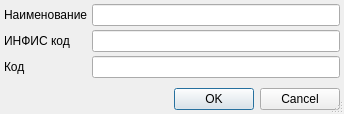
<?xml version="1.0" encoding="UTF-8"?>
<ui version="4.0">
 <class>ItemEditorDialog</class>
 <widget class="QDialog" name="ItemEditorDialog">
  <property name="geometry">
   <rect>
    <x>0</x>
    <y>0</y>
    <width>344</width>
    <height>114</height>
   </rect>
  </property>
  <property name="windowTitle">
   <string>Dialog</string>
  </property>
  <property name="sizeGripEnabled">
   <bool>true</bool>
  </property>
  <layout class="QGridLayout" name="gridLayout">
   <property name="margin">
    <number>4</number>
   </property>
   <property name="spacing">
    <number>4</number>
   </property>
   <item row="0" column="0">
    <widget class="QLabel" name="lblName">
     <property name="text">
      <string>Наименование</string>
     </property>
     <property name="buddy">
      <cstring>edtName</cstring>
     </property>
    </widget>
   </item>
   <item row="0" column="1">
    <widget class="QLineEdit" name="edtName"/>
   </item>
   <item row="1" column="0">
    <widget class="QLabel" name="lblInfis">
     <property name="text">
      <string>ИНФИС код</string>
     </property>
     <property name="buddy">
      <cstring>edtInfis</cstring>
     </property>
    </widget>
   </item>
   <item row="1" column="1">
    <widget class="QLineEdit" name="edtInfis"/>
   </item>
   <item row="2" column="0">
    <widget class="QLabel" name="lblCode">
     <property name="text">
      <string>Код</string>
     </property>
     <property name="buddy">
      <cstring>edtCode</cstring>
     </property>
    </widget>
   </item>
   <item row="2" column="1">
    <widget class="QLineEdit" name="edtCode"/>
   </item>
   <item row="4" column="0" colspan="2">
    <widget class="QDialogButtonBox" name="buttonBox">
     <property name="orientation">
      <enum>Qt::Horizontal</enum>
     </property>
     <property name="standardButtons">
      <set>QDialogButtonBox::Cancel|QDialogButtonBox::Ok</set>
     </property>
    </widget>
   </item>
   <item row="3" column="0">
    <spacer name="verticalSpacer">
     <property name="orientation">
      <enum>Qt::Vertical</enum>
     </property>
     <property name="sizeHint" stdset="0">
      <size>
       <width>20</width>
       <height>40</height>
      </size>
     </property>
    </spacer>
   </item>
  </layout>
 </widget>
 <resources/>
 <connections>
  <connection>
   <sender>buttonBox</sender>
   <signal>accepted()</signal>
   <receiver>ItemEditorDialog</receiver>
   <slot>accept()</slot>
   <hints>
    <hint type="sourcelabel">
     <x>252</x>
     <y>109</y>
    </hint>
    <hint type="destinationlabel">
     <x>157</x>
     <y>113</y>
    </hint>
   </hints>
  </connection>
  <connection>
   <sender>buttonBox</sender>
   <signal>rejected()</signal>
   <receiver>ItemEditorDialog</receiver>
   <slot>reject()</slot>
   <hints>
    <hint type="sourcelabel">
     <x>320</x>
     <y>109</y>
    </hint>
    <hint type="destinationlabel">
     <x>286</x>
     <y>113</y>
    </hint>
   </hints>
  </connection>
 </connections>
</ui>
